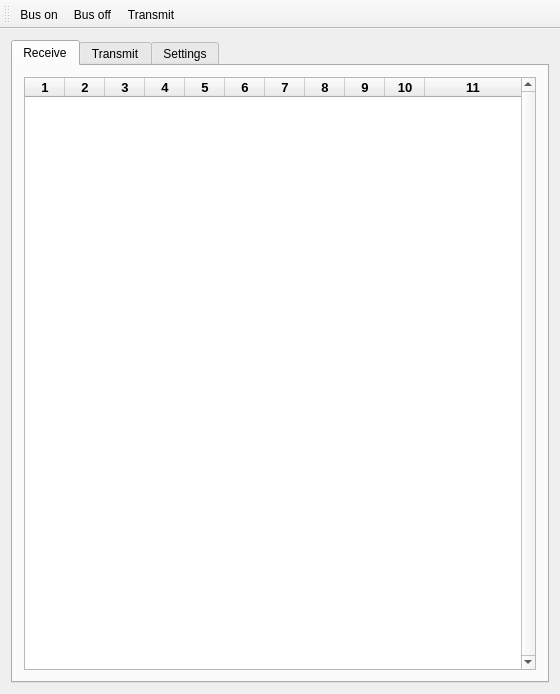
<?xml version="1.0" encoding="UTF-8"?>
<ui version="4.0">
 <class>MainWindow</class>
 <widget class="QMainWindow" name="MainWindow">
  <property name="geometry">
   <rect>
    <x>0</x>
    <y>0</y>
    <width>558</width>
    <height>694</height>
   </rect>
  </property>
  <property name="contextMenuPolicy">
   <enum>Qt::ActionsContextMenu</enum>
  </property>
  <property name="windowTitle">
   <string>Qt CAN Demo</string>
  </property>
  <widget class="QWidget" name="centralWidget">
   <layout class="QVBoxLayout" name="verticalLayout_2">
    <item>
     <widget class="QTabWidget" name="tabWidget">
      <property name="currentIndex">
       <number>0</number>
      </property>
      <widget class="QWidget" name="tab">
       <attribute name="title">
        <string>Receive</string>
       </attribute>
       <layout class="QVBoxLayout" name="verticalLayout_5">
        <item>
         <widget class="QTableWidget" name="tableWidgetOutput">
          <property name="font">
           <font>
            <family>System</family>
            <pointsize>10</pointsize>
            <weight>75</weight>
            <bold>true</bold>
           </font>
          </property>
          <property name="verticalScrollBarPolicy">
           <enum>Qt::ScrollBarAlwaysOn</enum>
          </property>
          <property name="alternatingRowColors">
           <bool>true</bool>
          </property>
          <property name="gridStyle">
           <enum>Qt::DotLine</enum>
          </property>
          <property name="sortingEnabled">
           <bool>false</bool>
          </property>
          <property name="wordWrap">
           <bool>false</bool>
          </property>
          <property name="cornerButtonEnabled">
           <bool>false</bool>
          </property>
          <property name="rowCount">
           <number>0</number>
          </property>
          <property name="columnCount">
           <number>11</number>
          </property>
          <attribute name="horizontalHeaderDefaultSectionSize">
           <number>40</number>
          </attribute>
          <attribute name="horizontalHeaderStretchLastSection">
           <bool>true</bool>
          </attribute>
          <attribute name="verticalHeaderVisible">
           <bool>false</bool>
          </attribute>
          <attribute name="verticalHeaderDefaultSectionSize">
           <number>12</number>
          </attribute>
          <attribute name="verticalHeaderHighlightSections">
           <bool>false</bool>
          </attribute>
          <attribute name="verticalHeaderMinimumSectionSize">
           <number>10</number>
          </attribute>
          <column/>
          <column/>
          <column/>
          <column/>
          <column/>
          <column/>
          <column/>
          <column/>
          <column/>
          <column/>
          <column/>
         </widget>
        </item>
       </layout>
      </widget>
      <widget class="QWidget" name="tab_3">
       <attribute name="title">
        <string>Transmit</string>
       </attribute>
       <layout class="QVBoxLayout" name="verticalLayout_7">
        <item>
         <widget class="QGroupBox" name="groupBox_4">
          <property name="title">
           <string>Message</string>
          </property>
          <layout class="QVBoxLayout" name="verticalLayout_8">
           <item>
            <layout class="QHBoxLayout" name="horizontalLayout_6">
             <item>
              <widget class="QLabel" name="label_6">
               <property name="minimumSize">
                <size>
                 <width>60</width>
                 <height>0</height>
                </size>
               </property>
               <property name="text">
                <string>ID</string>
               </property>
               <property name="alignment">
                <set>Qt::AlignRight|Qt::AlignTrailing|Qt::AlignVCenter</set>
               </property>
              </widget>
             </item>
             <item>
              <widget class="QSpinBox" name="spinBoxID">
               <property name="maximum">
                <number>536870911</number>
               </property>
              </widget>
             </item>
             <item>
              <widget class="QCheckBox" name="checkBoxExtID">
               <property name="text">
                <string>Extended</string>
               </property>
              </widget>
             </item>
             <item>
              <spacer name="horizontalSpacer_6">
               <property name="orientation">
                <enum>Qt::Horizontal</enum>
               </property>
               <property name="sizeHint" stdset="0">
                <size>
                 <width>40</width>
                 <height>20</height>
                </size>
               </property>
              </spacer>
             </item>
            </layout>
           </item>
           <item>
            <layout class="QHBoxLayout" name="horizontalLayout_5">
             <item>
              <widget class="QLabel" name="label_5">
               <property name="minimumSize">
                <size>
                 <width>60</width>
                 <height>0</height>
                </size>
               </property>
               <property name="text">
                <string>DLC</string>
               </property>
               <property name="alignment">
                <set>Qt::AlignRight|Qt::AlignTrailing|Qt::AlignVCenter</set>
               </property>
              </widget>
             </item>
             <item>
              <widget class="QSpinBox" name="spinBoxDLC">
               <property name="maximum">
                <number>8</number>
               </property>
              </widget>
             </item>
             <item>
              <spacer name="horizontalSpacer_5">
               <property name="orientation">
                <enum>Qt::Horizontal</enum>
               </property>
               <property name="sizeHint" stdset="0">
                <size>
                 <width>40</width>
                 <height>20</height>
                </size>
               </property>
              </spacer>
             </item>
            </layout>
           </item>
           <item>
            <layout class="QHBoxLayout" name="horizontalLayout_3">
             <item>
              <widget class="QLabel" name="label_4">
               <property name="minimumSize">
                <size>
                 <width>60</width>
                 <height>0</height>
                </size>
               </property>
               <property name="text">
                <string>Data 0..7</string>
               </property>
               <property name="alignment">
                <set>Qt::AlignRight|Qt::AlignTrailing|Qt::AlignVCenter</set>
               </property>
              </widget>
             </item>
             <item>
              <widget class="QSpinBox" name="spinBoxData0">
               <property name="maximum">
                <number>255</number>
               </property>
              </widget>
             </item>
             <item>
              <widget class="QSpinBox" name="spinBoxData1">
               <property name="maximum">
                <number>255</number>
               </property>
              </widget>
             </item>
             <item>
              <widget class="QSpinBox" name="spinBoxData2">
               <property name="maximum">
                <number>255</number>
               </property>
              </widget>
             </item>
             <item>
              <widget class="QSpinBox" name="spinBoxData3">
               <property name="maximum">
                <number>255</number>
               </property>
              </widget>
             </item>
             <item>
              <widget class="QSpinBox" name="spinBoxData4">
               <property name="maximum">
                <number>255</number>
               </property>
              </widget>
             </item>
             <item>
              <widget class="QSpinBox" name="spinBoxData5">
               <property name="maximum">
                <number>255</number>
               </property>
              </widget>
             </item>
             <item>
              <widget class="QSpinBox" name="spinBoxData6">
               <property name="maximum">
                <number>255</number>
               </property>
              </widget>
             </item>
             <item>
              <widget class="QSpinBox" name="spinBoxData7">
               <property name="maximum">
                <number>255</number>
               </property>
              </widget>
             </item>
             <item>
              <spacer name="horizontalSpacer_3">
               <property name="orientation">
                <enum>Qt::Horizontal</enum>
               </property>
               <property name="sizeHint" stdset="0">
                <size>
                 <width>40</width>
                 <height>20</height>
                </size>
               </property>
              </spacer>
             </item>
            </layout>
           </item>
          </layout>
         </widget>
        </item>
        <item>
         <spacer name="verticalSpacer_2">
          <property name="orientation">
           <enum>Qt::Vertical</enum>
          </property>
          <property name="sizeHint" stdset="0">
           <size>
            <width>20</width>
            <height>40</height>
           </size>
          </property>
         </spacer>
        </item>
       </layout>
      </widget>
      <widget class="QWidget" name="tab_2">
       <attribute name="title">
        <string>Settings</string>
       </attribute>
       <layout class="QVBoxLayout" name="verticalLayout">
        <item>
         <widget class="QGroupBox" name="groupBox">
          <property name="title">
           <string>Channel</string>
          </property>
          <layout class="QVBoxLayout" name="verticalLayout_3">
           <item>
            <layout class="QHBoxLayout" name="horizontalLayout_4">
             <item>
              <widget class="QComboBox" name="comboBoxChannel">
               <property name="sizePolicy">
                <sizepolicy hsizetype="Minimum" vsizetype="Fixed">
                 <horstretch>0</horstretch>
                 <verstretch>0</verstretch>
                </sizepolicy>
               </property>
               <property name="minimumSize">
                <size>
                 <width>200</width>
                 <height>0</height>
                </size>
               </property>
              </widget>
             </item>
             <item>
              <widget class="QPushButton" name="pushButtonRefresh">
               <property name="maximumSize">
                <size>
                 <width>228</width>
                 <height>16777215</height>
                </size>
               </property>
               <property name="text">
                <string>Refresh</string>
               </property>
              </widget>
             </item>
             <item>
              <spacer name="horizontalSpacer_4">
               <property name="orientation">
                <enum>Qt::Horizontal</enum>
               </property>
               <property name="sizeHint" stdset="0">
                <size>
                 <width>40</width>
                 <height>20</height>
                </size>
               </property>
              </spacer>
             </item>
            </layout>
           </item>
           <item>
            <widget class="QCheckBox" name="checkBoxExclusive">
             <property name="text">
              <string>Exclusive</string>
             </property>
            </widget>
           </item>
           <item>
            <widget class="QCheckBox" name="checkBoxSilentMode">
             <property name="text">
              <string>Silent mode</string>
             </property>
            </widget>
           </item>
          </layout>
         </widget>
        </item>
        <item>
         <widget class="QGroupBox" name="groupBox_2">
          <property name="title">
           <string>Bus Parameters</string>
          </property>
          <layout class="QVBoxLayout" name="verticalLayout_4">
           <item>
            <layout class="QHBoxLayout" name="horizontalLayout">
             <item>
              <widget class="QLabel" name="label">
               <property name="text">
                <string>Bitrate:</string>
               </property>
              </widget>
             </item>
             <item>
              <widget class="QComboBox" name="comboBoxBusSpeed"/>
             </item>
             <item>
              <widget class="QLabel" name="label_2">
               <property name="text">
                <string>bit/s</string>
               </property>
              </widget>
             </item>
             <item>
              <spacer name="horizontalSpacer">
               <property name="orientation">
                <enum>Qt::Horizontal</enum>
               </property>
               <property name="sizeHint" stdset="0">
                <size>
                 <width>40</width>
                 <height>20</height>
                </size>
               </property>
              </spacer>
             </item>
            </layout>
           </item>
          </layout>
         </widget>
        </item>
        <item>
         <widget class="QGroupBox" name="groupBox_3">
          <property name="title">
           <string>Receive</string>
          </property>
          <layout class="QVBoxLayout" name="verticalLayout_6">
           <item>
            <widget class="QCheckBox" name="checkBoxHexId">
             <property name="text">
              <string>ID in hex</string>
             </property>
            </widget>
           </item>
           <item>
            <widget class="QCheckBox" name="checkBoxHexFlags">
             <property name="text">
              <string>Flags in hex</string>
             </property>
             <property name="checked">
              <bool>true</bool>
             </property>
            </widget>
           </item>
           <item>
            <widget class="QCheckBox" name="checkBoxHexData">
             <property name="text">
              <string>Data in hex</string>
             </property>
             <property name="checked">
              <bool>true</bool>
             </property>
            </widget>
           </item>
          </layout>
         </widget>
        </item>
        <item>
         <spacer name="verticalSpacer">
          <property name="orientation">
           <enum>Qt::Vertical</enum>
          </property>
          <property name="sizeHint" stdset="0">
           <size>
            <width>20</width>
            <height>40</height>
           </size>
          </property>
         </spacer>
        </item>
       </layout>
      </widget>
     </widget>
    </item>
   </layout>
  </widget>
  <widget class="QToolBar" name="mainToolBar">
   <property name="enabled">
    <bool>true</bool>
   </property>
   <property name="toolButtonStyle">
    <enum>Qt::ToolButtonTextUnderIcon</enum>
   </property>
   <attribute name="toolBarArea">
    <enum>TopToolBarArea</enum>
   </attribute>
   <attribute name="toolBarBreak">
    <bool>false</bool>
   </attribute>
   <addaction name="actionBusOn"/>
   <addaction name="actionBusOff"/>
   <addaction name="actionTransmit"/>
  </widget>
  <action name="actionBusOn">
   <property name="icon">
    <iconset resource="graphics.qrc">
     <normaloff>:/new/icons/play64.png</normaloff>:/new/icons/play64.png</iconset>
   </property>
   <property name="text">
    <string>Bus on</string>
   </property>
   <property name="shortcut">
    <string>O</string>
   </property>
  </action>
  <action name="actionBusOff">
   <property name="icon">
    <iconset resource="graphics.qrc">
     <normaloff>:/new/icons/stop64.png</normaloff>:/new/icons/stop64.png</iconset>
   </property>
   <property name="text">
    <string>Bus off</string>
   </property>
   <property name="shortcut">
    <string>F</string>
   </property>
  </action>
  <action name="actionTransmit">
   <property name="icon">
    <iconset resource="graphics.qrc">
     <normaloff>:/new/icons/send64.png</normaloff>:/new/icons/send64.png</iconset>
   </property>
   <property name="text">
    <string>Transmit</string>
   </property>
   <property name="toolTip">
    <string>Transmit</string>
   </property>
   <property name="shortcut">
    <string>T</string>
   </property>
  </action>
 </widget>
 <layoutdefault spacing="6" margin="11"/>
 <resources>
  <include location="graphics.qrc"/>
 </resources>
 <connections>
  <connection>
   <sender>pushButtonRefresh</sender>
   <signal>clicked()</signal>
   <receiver>MainWindow</receiver>
   <slot>refreshChannels()</slot>
   <hints>
    <hint type="sourcelabel">
     <x>374</x>
     <y>109</y>
    </hint>
    <hint type="destinationlabel">
     <x>262</x>
     <y>314</y>
    </hint>
   </hints>
  </connection>
  <connection>
   <sender>tabWidget</sender>
   <signal>currentChanged(int)</signal>
   <receiver>MainWindow</receiver>
   <slot>refreshChannels()</slot>
   <hints>
    <hint type="sourcelabel">
     <x>262</x>
     <y>331</y>
    </hint>
    <hint type="destinationlabel">
     <x>262</x>
     <y>314</y>
    </hint>
   </hints>
  </connection>
  <connection>
   <sender>comboBoxChannel</sender>
   <signal>activated(int)</signal>
   <receiver>MainWindow</receiver>
   <slot>setChannel(int)</slot>
   <hints>
    <hint type="sourcelabel">
     <x>180</x>
     <y>108</y>
    </hint>
    <hint type="destinationlabel">
     <x>262</x>
     <y>314</y>
    </hint>
   </hints>
  </connection>
  <connection>
   <sender>actionBusOn</sender>
   <signal>activated()</signal>
   <receiver>MainWindow</receiver>
   <slot>goBusOn()</slot>
   <hints>
    <hint type="sourcelabel">
     <x>-1</x>
     <y>-1</y>
    </hint>
    <hint type="destinationlabel">
     <x>262</x>
     <y>314</y>
    </hint>
   </hints>
  </connection>
  <connection>
   <sender>actionBusOff</sender>
   <signal>activated()</signal>
   <receiver>MainWindow</receiver>
   <slot>goBusOff()</slot>
   <hints>
    <hint type="sourcelabel">
     <x>-1</x>
     <y>-1</y>
    </hint>
    <hint type="destinationlabel">
     <x>262</x>
     <y>314</y>
    </hint>
   </hints>
  </connection>
  <connection>
   <sender>comboBoxBusSpeed</sender>
   <signal>activated(int)</signal>
   <receiver>MainWindow</receiver>
   <slot>setBitrate(int)</slot>
   <hints>
    <hint type="sourcelabel">
     <x>125</x>
     <y>240</y>
    </hint>
    <hint type="destinationlabel">
     <x>262</x>
     <y>314</y>
    </hint>
   </hints>
  </connection>
  <connection>
   <sender>actionTransmit</sender>
   <signal>activated()</signal>
   <receiver>MainWindow</receiver>
   <slot>sendMessage()</slot>
   <hints>
    <hint type="sourcelabel">
     <x>-1</x>
     <y>-1</y>
    </hint>
    <hint type="destinationlabel">
     <x>268</x>
     <y>324</y>
    </hint>
   </hints>
  </connection>
 </connections>
 <slots>
  <slot>refreshChannels()</slot>
  <slot>setChannel(int)</slot>
  <slot>goBusOn()</slot>
  <slot>goBusOff()</slot>
  <slot>setBitrate(int)</slot>
  <slot>updateMaxRows(int)</slot>
  <slot>sendMessage()</slot>
 </slots>
</ui>
